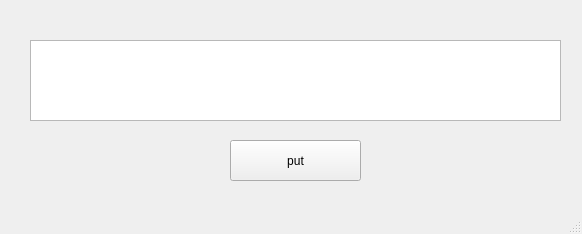
<?xml version="1.0" encoding="UTF-8"?>
<ui version="4.0">
 <class>MainWindow</class>
 <widget class="QMainWindow" name="MainWindow">
  <property name="geometry">
   <rect>
    <x>0</x>
    <y>0</y>
    <width>582</width>
    <height>234</height>
   </rect>
  </property>
  <property name="windowTitle">
   <string>MainWindow</string>
  </property>
  <widget class="QWidget" name="centralwidget">
   <widget class="QPushButton" name="put">
    <property name="geometry">
     <rect>
      <x>230</x>
      <y>140</y>
      <width>131</width>
      <height>41</height>
     </rect>
    </property>
    <property name="text">
     <string>put</string>
    </property>
   </widget>
   <widget class="QTextEdit" name="textEdition">
    <property name="geometry">
     <rect>
      <x>30</x>
      <y>40</y>
      <width>531</width>
      <height>81</height>
     </rect>
    </property>
   </widget>
  </widget>
  <widget class="QMenuBar" name="menubar">
   <property name="geometry">
    <rect>
     <x>0</x>
     <y>0</y>
     <width>582</width>
     <height>21</height>
    </rect>
   </property>
  </widget>
  <widget class="QStatusBar" name="statusbar"/>
 </widget>
 <resources/>
 <connections/>
</ui>
